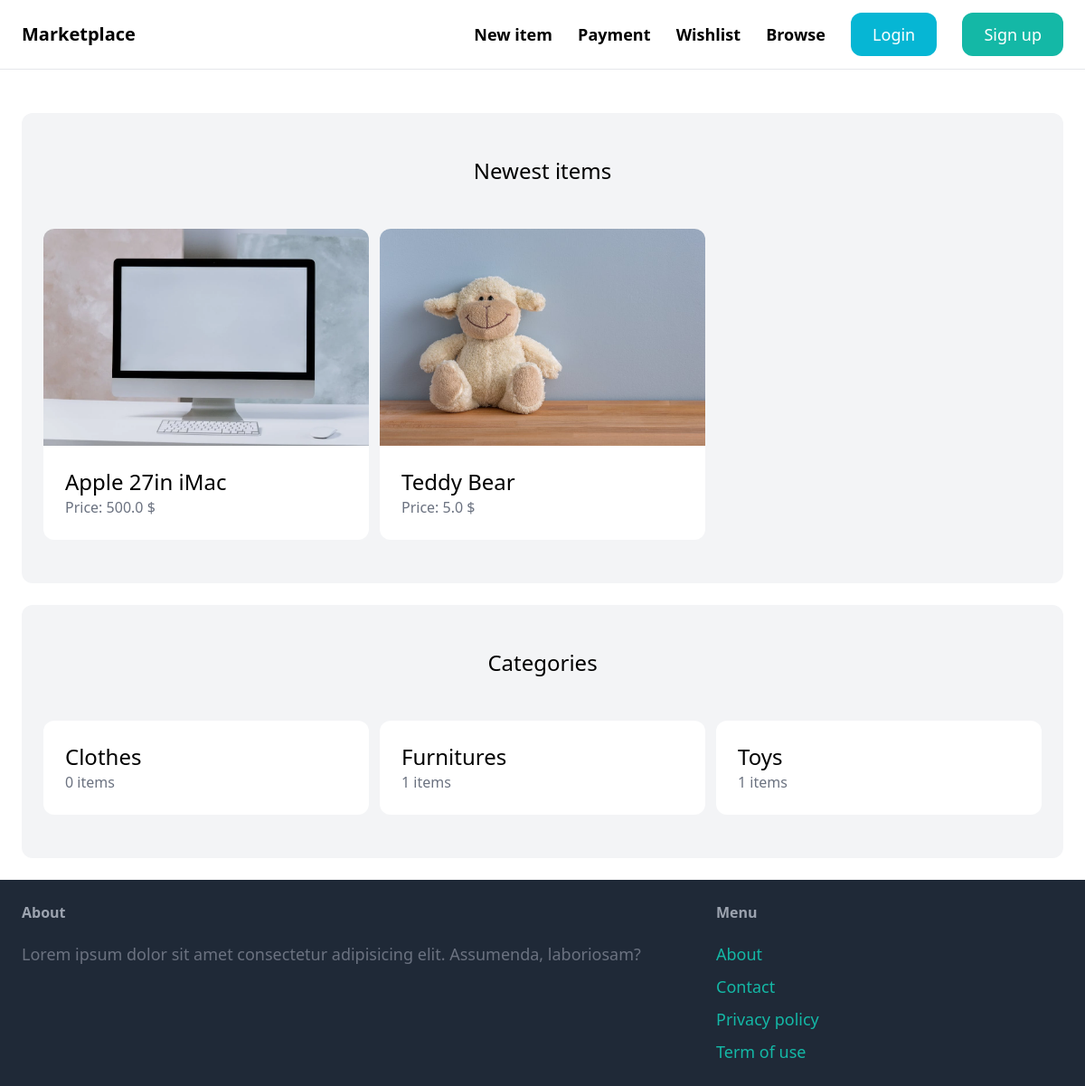
Before: / with the older database file.
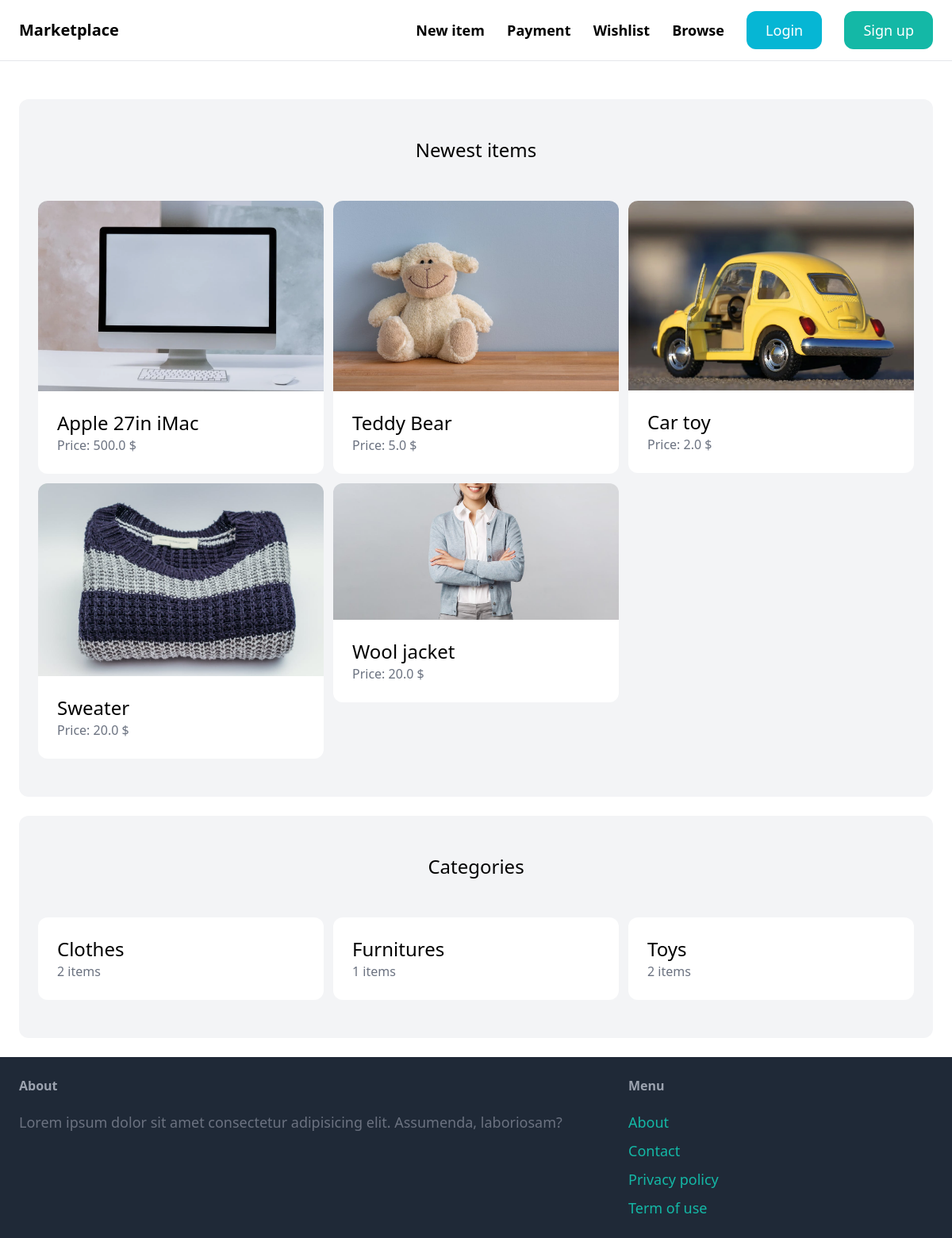
After: the same page with the newer database file.
### item/models.py (models this page shows, shortened)
class Item(models.Model):
    name = models.CharField(max_length=255)
    category = models.ForeignKey(Category, related_name='items', on_delete=models.CASCADE)
    description = models.TextField(blank=True, null=True)
    price = models.FloatField()
    image = models.ImageField(upload_to='item_images', blank=True, null=True)
    is_sold = models.BooleanField(default=False)
    created_by = models.ForeignKey(User, related_name= 'items', on_delete= models.CASCADE)
    created_at = models.DateTimeField(auto_now_add=True)

class Category(models.Model):
    name = models.CharField(max_length=255)
    class Meta:
        ordering = ('name',)
        verbose_name_plural = 'Categories'

### core/views.py (the view)
# urls.py: path('', views.index, name= 'index'),
def index(request):
    items = Item.objects.filter(is_sold = False)[0:6]
    categories = Category.objects.all()
    for category in categories:
        category.unsold_count = Item.objects.filter(category = category, is_sold = False).count()
    return render(request, 'core/index.html', {
        'categories' : categories,
        'items' : items,
    })

### core/templates/core/index.html (shortened to what this page needs)
{% extends "core/base.html" %}
{% block content %}
    <div class="mt-6 px-6 py-12 bg-gray-100 rounded-xl">
        <h2 class="mb-12 text-2xl text-center">Newest items</h2>
        <div class="grid grid-cols-3 gap-3">
            {% for item in items %}
                <div class="">
                    <a href="{% url 'item:detail' item.id %}">
                        <div class="">
                            <img src="{{item.image.url}}" alt="" class="rounded-t-xl ">
                        </div>
                        <div class="p-6 bg-white rounded-b-xl">
                            <h2 class="text-2xl">{{item.name}}</h2>
                            <p class="text-gray-500">Price: {{item.price}} $</p>
                        </div>
                    </a>
                </div>
            {% endfor %}
        </div>
    </div>
    <div class="mt-6 px-6 py-12 bg-gray-100 rounded-xl">
        <h2 class="mb-12 text-2xl text-center">Categories</h2>
        <div class="grid grid-cols-3 gap-3">
            {% for category in categories %}
                <div class="">
                    <a href="{% url "item:items" %}?query=&category_id={{category.id}}">
                            <div class="p-6 bg-white rounded-xl">
                            <h2 class="text-2xl">{{category.name}}</h2>
                            <p class="text-gray-500">{{category.unsold_count}} items</p>
                        </div>
                    </a>
                </div>
            {% endfor %}
        </div>
    </div>
{% endblock content %}

### core/templates/core/base.html (shortened to what this page needs)
<!DOCTYPE html>
<html lang="en">
<head>
    <script src="https://cdn.tailwindcss.com"></script>
</head>
<body>
    <nav class="px-6 py-6 flex justify-between items-center border-b border-gray-200">
        <a class="text-xl font-semibold" href="/">Marketplace</a>
        <div class="space-x-6">
            <a href="{% url "item:new" %}" class="text-lg font-semibold hover:text-gray-500">New item</a>
            <a href="{% url "payment:detail" %}" class="text-lg font-semibold hover:text-gray-500">Payment</a>
            <a href="{% url "item:wishlist" %}" class="text-lg font-semibold hover:text-gray-500">Wishlist</a>
            <a href="{% url "item:items" %}" class="text-lg font-semibold hover:text-gray-500">Browse</a>
            {% if request.user.is_authenticated %}
                <a href="{% url "conversation:inbox" %}" class="px-6 py-3 text-lg font-semibld bg-cyan-500 text-white rounded-xl hover:bg-cyan-700">Inbox</a>
                <a href="{% url "dashboard:index" %}" class="px-6 py-3 text-lg font-semibld bg-teal-500 text-white rounded-xl hover:bg-teal-700">Dashboard</a>
                <a href="{% url "core:logout" %}" class="px-6 py-3 text-lg font-semibld bg-gray-500 text-white rounded-xl hover:bg-gray-700">Logout</a>
            {% else %}
                <a href="{% url "core:login"  %}" class="px-6 py-3 text-lg font-semibld bg-cyan-500 text-white rounded-xl hover:bg-cyan-700">Login</a>
                <a href="{% url "core:signup"  %}" class="px-6 py-3 text-lg font-semibld bg-teal-500 text-white rounded-xl hover:bg-teal-700">Sign up</a>
            {% endif %}
        </div>
    </nav>
    <div class="px-6 py-6">
        {% block content %}{% endblock content %}
    </div>
    <footer class="py-6 px-6 flex justify-between bg-gray-800">
        <div class="w-2/3 pr-10">
            <h3 class="mb-5 font-semibold text-gray-400">About</h3>
            <p class="text-lg text-gray-500">Lorem ipsum dolor sit amet consectetur adipisicing elit. Assumenda, laboriosam?</p>
        </div>
        <div class="w-1/3">
            <h3 class="mb-5 font-semibold text-gray-400">Menu</h3>
            <ul class="space-y-2">
                <li><a href="#" class="text-lg text-teal-500 hover:text-teal-700">About</a></li>
                <li><a href="{% url "core:contact" %}" class="text-lg text-teal-500 hover:text-teal-700">Contact</a></li>
                <li><a href="#" class="text-lg text-teal-500 hover:text-teal-700">Privacy policy</a></li>
                <li><a href="#" class="text-lg text-teal-500 hover:text-teal-700">Term of use</a></li>
            </ul>
        </div>
    </footer>
</body>
</html>

Changed rows visible on the page:
added Item: image (picture), name "Car toy", price "2.0"
added Item: image (picture), name "Sweater", price "20.0"
added Item: image (picture), name "Wool jacket", price "20.0"
computed for Category "Clothes": unsold_count "0" → "2"
computed for Category "Toys": unsold_count "1" → "2"
